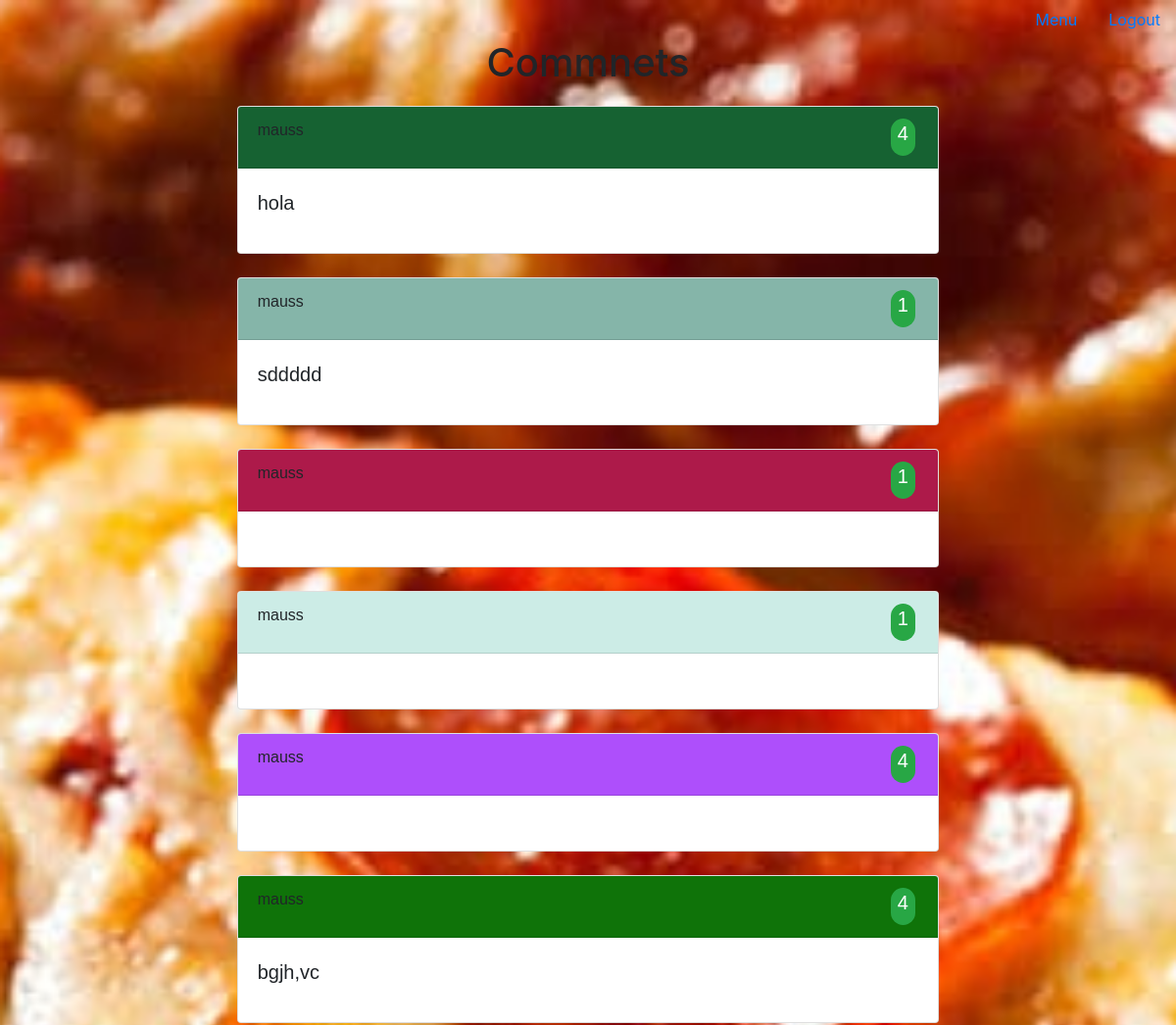
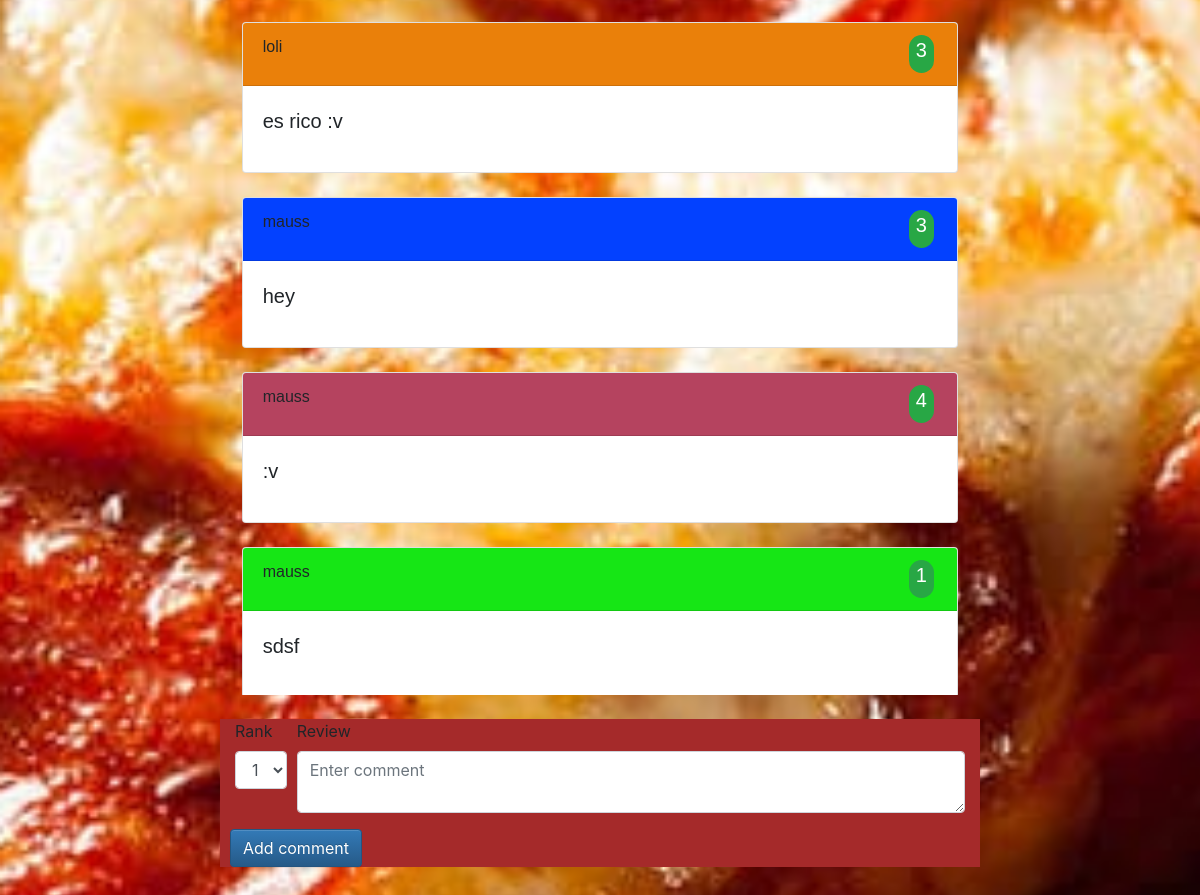
Page /comments/ on the committed database (2 pictures, top to bottom).
### orders/models.py (models this page shows)
class Comment(models.Model):
    userID = models.CharField(
        max_length=64,
        null=False
    )
    comment = models.CharField(
        max_length=300,
        null=True
    )
    rank = models.IntegerField(
        max_length=64,
        null=False
    )

### orders/views.py (the view, shortened to what this page needs)
# urls.py: path("comments/", views.AddComment, name="Comment")
def AddComment(request):
    comments = models.Comment.objects.all()
    colors = []
    for i in comments:
        colors.append(ColorRandom())
    context = {
        "Comments": zip(colors,comments)
    }
    return render(request, "orders/comment.html", context)

### orders/views.py (called while the page is built)
def ColorRandom():
    a = "0123456789ABCDEF"
    c = "#"
    for i in range(6):
        c+=a[(randint(0,250)*randint(0,250)+randint(0,500))%16]
    return c

### orders/templates/orders/comment.html (shortened to what this page needs)
{% extends "orders/layout.html" %} {% block title %} Carrito {% endblock %} {% block header %}
<div>
    <ul class="nav justify-content-end nav-pills">
        <li class="nav-item">
            <a class="nav-link" href="{% url 'menu'  %}" id="">Menu</a>
        </li>
        <li class="nav-item">
            <a class="nav-link" href="{% url 'logout' %}" id="">Logout</a>
        </li>
    </ul>
</div>
{% endblock %} {% block body %} {% load staticfiles %}
<div class="container">
    <div align="center">
        <h1>Commnets </h1>
    </div>
    <div class="row">
        <div class="col-md">
        </div>
        <div class="col-md-10">
            <div class="table-wrapper-scroll-y my-custom-scrollbar">
                <table class="table table-borderless">
                    <tbody>
                        {% for color,comentario in Comments %}
                        <tr>
                            <td>
                                <div class="container">
                                    <div class="row justify-content-center">
                                        <div class="col-10">
                                            <div class="card">
                                                <div class="card-header" style="background-color:{{color}};">
                                                    <div class="row">
                                                        <div class="col-md-11">
                                                            {{comentario.userID}}
                                                        </div>
                                                        <div class="col-md-1">
                                                            <span class="badge badge-success badge-pill">
                                                                <h5>
                                                                    {{comentario.rank}}
                                                                </h5>
                                                            </span>
                                                        </div>
                                                    </div>
                                                </div>
                                                <div class="card-body">
                                                    <blockquote class="blockquote mb-0">
                                                        <p>{{comentario.comment}}</p>
                                                    </blockquote>
                                                </div>
                                            </div>
                                        </div>
                                    </div>
                                </div>
                            </td>
                        </tr>
                        {% endfor %}
                    </tbody>
                </table>
            </div>
        </div>
        <div class="col-md">
        </div>
    </div>
    <div class="row">
        <br>
    </div>
    <div class="row">
        <div class="col-md">
        </div>
        <div class="col-md-8" style="background-color: brown;">
            <form action="" method="POST">
                <div class="form-row">
                    <div class="form-group col-md-1">
                        <label for="rank">Rank</label>
                        <select class="form-control" id="rank" name="rank">
                                    <option value = 1>1</option>
                                </select>
                    </div>
                    <div class="form-group col-md-11">
                        <label for="comment">Review</label>
                        <textarea type="text" class="form-control" name="comment" id="comment" placeholder="Enter comment"></textarea>
                    </div>
                    <button class="btn btn-primary" type="submit" id="boton">Add comment</button>
                </div>
            </form>
        </div>
        <div class="col-md">
        </div>
    </div>
</div>
{% endblock %}

### orders/static/css/style1.css (style rules this page uses)
table { font-family: arial, sans-serif; border-collapse: collapse; width: 80%; }

### orders/static/css/style2.css (style rules this page uses)
table { font-family: arial, sans-serif; border-collapse: collapse; width: 80%; margin-bottom: 2%; }
body { background-image: url(../images/background.jpg); background-position: center center; background-repeat: no-repeat; background-attachment: fixed; background-size: cover; margin-top: 0px; }
.col-10 > .card { opacity: 1; filter: alpha(opacity=100); }

### orders/templates/orders/comment.html (style rules this page uses)
.my-custom-scrollbar { position: relative; height: 60vh; overflow: auto; }
.table-wrapper-scroll-y { display: block; }

### rows in the picture
Comment: userID "mauss", rank "4", comment "hola"
Comment: userID "mauss", rank "1", comment "sddddd"
Comment: userID "mauss", rank "1"
Comment: userID "mauss", rank "1"
Comment: userID "mauss", rank "4"
Comment: userID "mauss", rank "4", comment "bgjh,vc"
Comment: userID "loli", rank "3", comment "es rico :v"
Comment: userID "mauss", rank "3", comment "hey"
Comment: userID "mauss", rank "4", comment ":v"
Comment: userID "mauss", rank "1", comment "sdsf"
